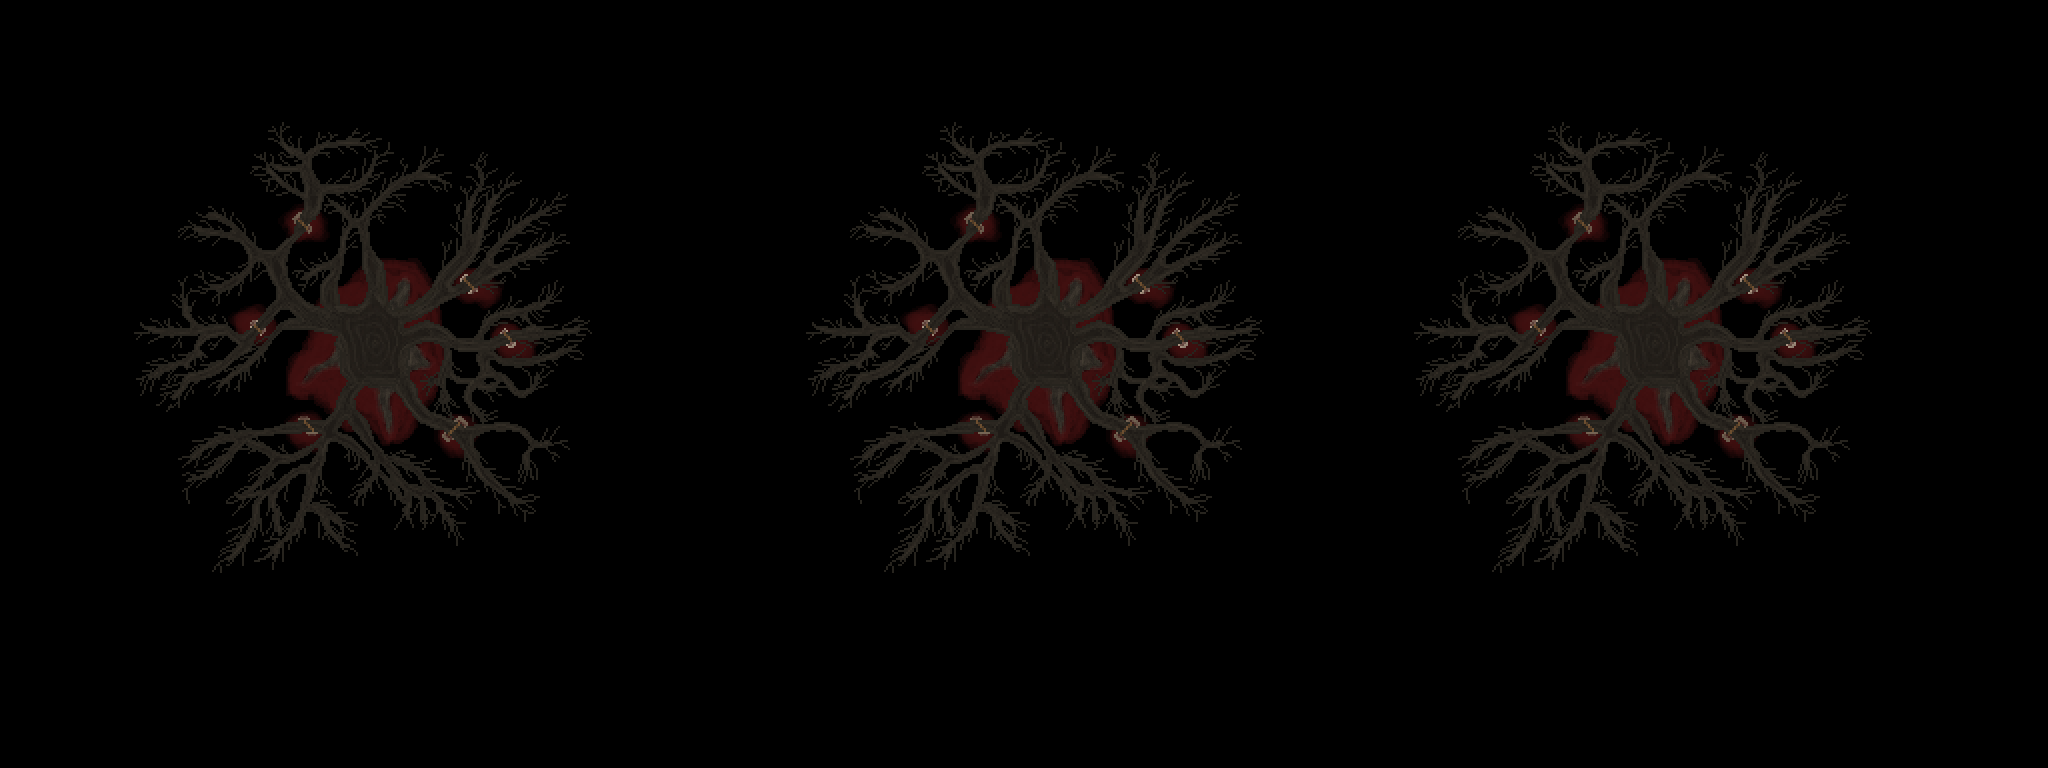

Rendered tile map (Tiled .tmx) drawn with the repository's tilesets; below, a short description and the map source with its tile grids summarised:
An orthogonal 64x24 tile map with 32x32 px tiles, 2 tile layers (Map, Navigation), 1 hidden layer not drawn.

<map version="1.10" tiledversion="1.11.0" orientation="orthogonal" renderorder="right-down" width="64" height="24" tilewidth="32" tileheight="32" infinite="0" nextlayerid="9" nextobjectid="10">
 <tileset firstgid="1" source="MainTileSet.tsx" />
 <layer id="1" name="Map" width="64" height="24">
  <properties>
   <property name="Draw" type="bool" value="true" />
  </properties>
  <data>[1536 cells, 720 non-empty, 240 distinct tile ids]</data>
 </layer>
 <objectgroup id="8" name="Collisions">
  <properties>
   <property name="Collisions_" type="bool" value="true" />
  </properties>
 </objectgroup>
 <layer id="5" name="Collisions" width="64" height="24" visible="0">
  <properties>
   <property name="Draw" type="bool" value="false" />
  </properties>
  <data>[1536 cells, 0 non-empty, 0 distinct tile ids]</data>
 </layer>
 <layer id="7" name="Navigation" width="64" height="24">
  <properties>
   <property name="Draw" type="bool" value="false" />
   <property name="Navigation" type="bool" value="true" />
  </properties>
  <data>[1536 cells, 0 non-empty, 0 distinct tile ids]</data>
 </layer>
</map>
